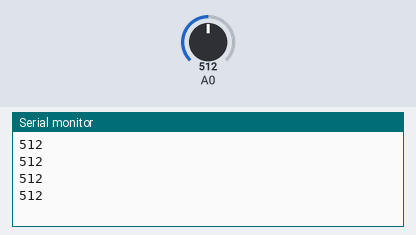
Bench run of a sketch on a simulated Arduino Uno, built with avr-gcc and run on an emulated ATmega328P. Parts: the last lines printed to the serial monitor. The test bench sets the inputs (shaded band); at power-on: A0 = 512.

Above: at 1.2 s.
1.3 s: A0 set to 716
At 1.71 s:
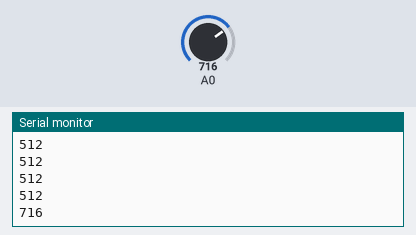
2.8 s: A0 set to 900
At 2.91 s:
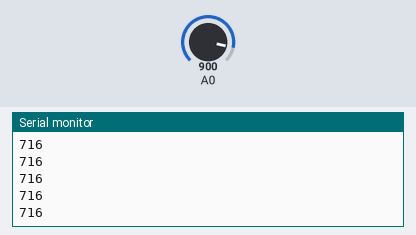
Timing chart, 0 to 5.8 s (numbered marks = the images above; inputs shaded):
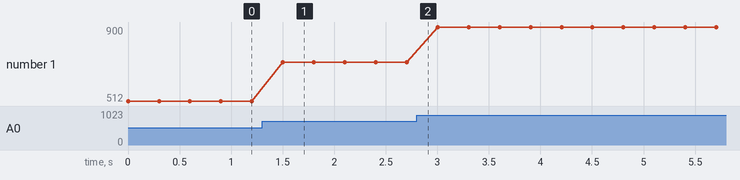

Measured:
- after the input at 1.3 s, the serial monitor: prints a new line after 0.20 s (image 1)
- plotted number 1: 512 → 716 after the input at 1.3 s, 716 → 900 after the input at 2.8 s

The sketch:

MagneticDoorSwitch_SEN114A2B_.ino
```cpp
/*
 * Rojo 3.3V
 * Amarillo GND
 * Blanco A0
 *
 */

int dist;
void setup() {
  Serial.begin(9600);
}

void loop() {
  dist = analogRead(0);
      Serial.println(dist);
  delay(300);
}
```
